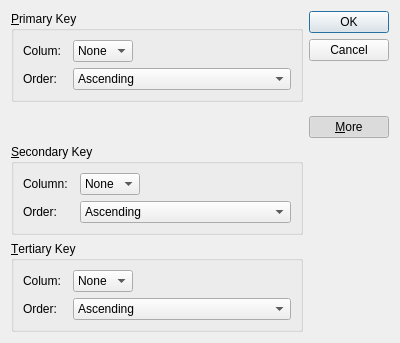
<?xml version="1.0" encoding="UTF-8"?>
<ui version="4.0">
 <class>SortDialog</class>
 <widget class="QDialog" name="SortDialog">
  <property name="windowModality">
   <enum>Qt::NonModal</enum>
  </property>
  <property name="geometry">
   <rect>
    <x>0</x>
    <y>0</y>
    <width>400</width>
    <height>343</height>
   </rect>
  </property>
  <property name="windowTitle">
   <string>Dialog</string>
  </property>
  <layout class="QGridLayout" name="gridLayout_4">
   <item row="0" column="0">
    <widget class="QGroupBox" name="primaryGroupBox">
     <property name="title">
      <string>&amp;Primary Key</string>
     </property>
     <layout class="QGridLayout" name="gridLayout">
      <item row="2" column="2" colspan="2">
       <widget class="QComboBox" name="comboBox_2">
        <item>
         <property name="text">
          <string>Ascending</string>
         </property>
        </item>
        <item>
         <property name="text">
          <string>Descending</string>
         </property>
        </item>
       </widget>
      </item>
      <item row="0" column="3">
       <spacer name="horizontalSpacer">
        <property name="orientation">
         <enum>Qt::Horizontal</enum>
        </property>
        <property name="sizeHint" stdset="0">
         <size>
          <width>88</width>
          <height>20</height>
         </size>
        </property>
       </spacer>
      </item>
      <item row="0" column="0">
       <widget class="QLabel" name="label">
        <property name="text">
         <string>Colum:</string>
        </property>
       </widget>
      </item>
      <item row="2" column="0" colspan="2">
       <widget class="QLabel" name="label_2">
        <property name="text">
         <string>Order:</string>
        </property>
       </widget>
      </item>
      <item row="0" column="2">
       <widget class="QComboBox" name="primaryColumnCombo">
        <item>
         <property name="text">
          <string>None</string>
         </property>
        </item>
       </widget>
      </item>
     </layout>
    </widget>
   </item>
   <item row="1" column="0">
    <spacer name="verticalSpacer_2">
     <property name="orientation">
      <enum>Qt::Vertical</enum>
     </property>
     <property name="sizeHint" stdset="0">
      <size>
       <width>20</width>
       <height>13</height>
      </size>
     </property>
    </spacer>
   </item>
   <item row="2" column="0">
    <widget class="QGroupBox" name="secondaryGroupBox">
     <property name="title">
      <string>&amp;Secondary Key</string>
     </property>
     <layout class="QGridLayout" name="gridLayout_2">
      <item row="2" column="2" colspan="2">
       <widget class="QComboBox" name="comboBox_3">
        <item>
         <property name="text">
          <string>Ascending</string>
         </property>
        </item>
        <item>
         <property name="text">
          <string>Descending</string>
         </property>
        </item>
       </widget>
      </item>
      <item row="0" column="3">
       <spacer name="horizontalSpacer_2">
        <property name="orientation">
         <enum>Qt::Horizontal</enum>
        </property>
        <property name="sizeHint" stdset="0">
         <size>
          <width>70</width>
          <height>20</height>
         </size>
        </property>
       </spacer>
      </item>
      <item row="0" column="0">
       <widget class="QLabel" name="label_3">
        <property name="text">
         <string>Column:</string>
        </property>
       </widget>
      </item>
      <item row="2" column="0" colspan="2">
       <widget class="QLabel" name="label_4">
        <property name="text">
         <string>Order:</string>
        </property>
       </widget>
      </item>
      <item row="0" column="2">
       <widget class="QComboBox" name="secondaryColumnCombo">
        <item>
         <property name="text">
          <string>None</string>
         </property>
        </item>
       </widget>
      </item>
     </layout>
    </widget>
   </item>
   <item row="3" column="0">
    <widget class="QGroupBox" name="tertiaryGroupBox">
     <property name="title">
      <string>&amp;Tertiary Key</string>
     </property>
     <layout class="QGridLayout" name="gridLayout_3">
      <item row="2" column="2" colspan="2">
       <widget class="QComboBox" name="comboBox_5">
        <item>
         <property name="text">
          <string>Ascending</string>
         </property>
        </item>
        <item>
         <property name="text">
          <string>Descending</string>
         </property>
        </item>
       </widget>
      </item>
      <item row="0" column="3">
       <spacer name="horizontalSpacer_3">
        <property name="orientation">
         <enum>Qt::Horizontal</enum>
        </property>
        <property name="sizeHint" stdset="0">
         <size>
          <width>70</width>
          <height>20</height>
         </size>
        </property>
       </spacer>
      </item>
      <item row="0" column="0">
       <widget class="QLabel" name="label_5">
        <property name="text">
         <string>Colum:</string>
        </property>
       </widget>
      </item>
      <item row="2" column="0" colspan="2">
       <widget class="QLabel" name="label_6">
        <property name="text">
         <string>Order:</string>
        </property>
       </widget>
      </item>
      <item row="0" column="2">
       <widget class="QComboBox" name="tertiaryColumnCombo">
        <item>
         <property name="text">
          <string>None</string>
         </property>
        </item>
       </widget>
      </item>
     </layout>
    </widget>
   </item>
   <item row="0" column="1" rowspan="2">
    <layout class="QVBoxLayout" name="verticalLayout">
     <item>
      <widget class="QDialogButtonBox" name="buttonBox">
       <property name="orientation">
        <enum>Qt::Vertical</enum>
       </property>
       <property name="standardButtons">
        <set>QDialogButtonBox::Cancel|QDialogButtonBox::Ok</set>
       </property>
      </widget>
     </item>
     <item>
      <spacer name="verticalSpacer">
       <property name="orientation">
        <enum>Qt::Vertical</enum>
       </property>
       <property name="sizeHint" stdset="0">
        <size>
         <width>20</width>
         <height>15</height>
        </size>
       </property>
      </spacer>
     </item>
     <item>
      <widget class="QPushButton" name="moreButton">
       <property name="text">
        <string>&amp;More</string>
       </property>
       <property name="checkable">
        <bool>true</bool>
       </property>
       <property name="checked">
        <bool>true</bool>
       </property>
       <property name="autoRepeat">
        <bool>true</bool>
       </property>
      </widget>
     </item>
    </layout>
   </item>
  </layout>
 </widget>
 <tabstops>
  <tabstop>buttonBox</tabstop>
  <tabstop>moreButton</tabstop>
  <tabstop>primaryColumnCombo</tabstop>
  <tabstop>comboBox_2</tabstop>
  <tabstop>secondaryColumnCombo</tabstop>
  <tabstop>comboBox_3</tabstop>
  <tabstop>tertiaryColumnCombo</tabstop>
  <tabstop>comboBox_5</tabstop>
 </tabstops>
 <resources/>
 <connections>
  <connection>
   <sender>buttonBox</sender>
   <signal>accepted()</signal>
   <receiver>SortDialog</receiver>
   <slot>accept()</slot>
   <hints>
    <hint type="sourcelabel">
     <x>307</x>
     <y>80</y>
    </hint>
    <hint type="destinationlabel">
     <x>116</x>
     <y>115</y>
    </hint>
   </hints>
  </connection>
  <connection>
   <sender>buttonBox</sender>
   <signal>rejected()</signal>
   <receiver>SortDialog</receiver>
   <slot>reject()</slot>
   <hints>
    <hint type="sourcelabel">
     <x>333</x>
     <y>80</y>
    </hint>
    <hint type="destinationlabel">
     <x>259</x>
     <y>116</y>
    </hint>
   </hints>
  </connection>
  <connection>
   <sender>moreButton</sender>
   <signal>toggled(bool)</signal>
   <receiver>secondaryGroupBox</receiver>
   <slot>setVisible(bool)</slot>
   <hints>
    <hint type="sourcelabel">
     <x>351</x>
     <y>120</y>
    </hint>
    <hint type="destinationlabel">
     <x>233</x>
     <y>160</y>
    </hint>
   </hints>
  </connection>
  <connection>
   <sender>moreButton</sender>
   <signal>toggled(bool)</signal>
   <receiver>tertiaryGroupBox</receiver>
   <slot>setVisible(bool)</slot>
   <hints>
    <hint type="sourcelabel">
     <x>369</x>
     <y>116</y>
    </hint>
    <hint type="destinationlabel">
     <x>279</x>
     <y>262</y>
    </hint>
   </hints>
  </connection>
 </connections>
</ui>
